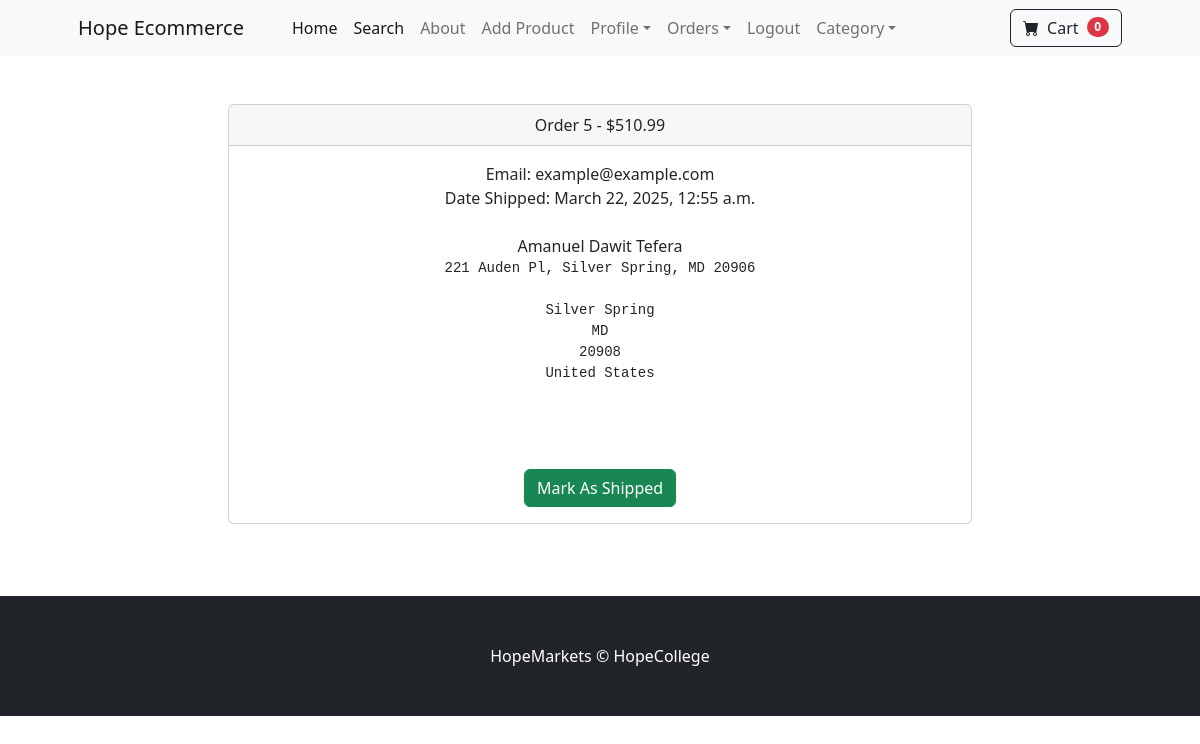
The app's page /payment/orders/5 (signed in), older data.
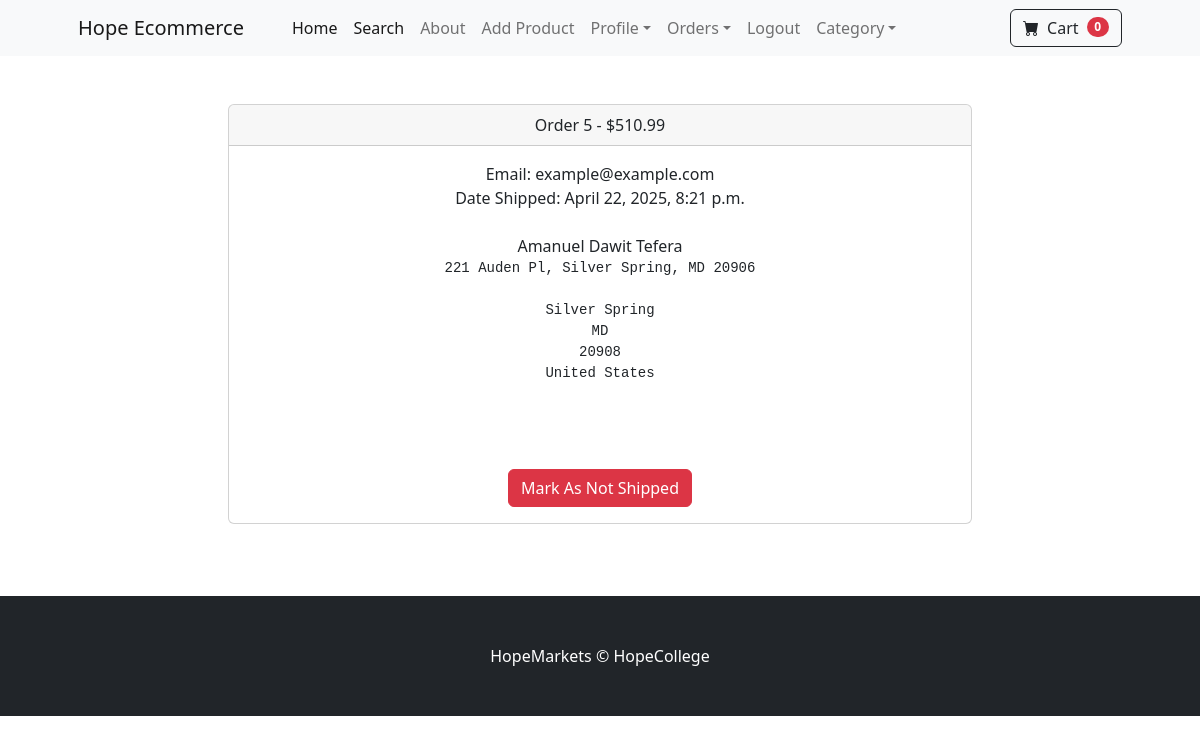
The same page, newer data.
### payment/models.py (models this page shows, shortened)
class Order(models.Model):
	user = models.ForeignKey(User, on_delete= models.CASCADE, null=True, blank=True)
	full_name = models.CharField(max_length=300)
	email = models.EmailField(max_length=300)
	shipping_address = models.TextField()
	amount_paid = models.DecimalField(max_digits=7, decimal_places=2)
	date_order = models.DateTimeField(auto_now_add=True)
	shipped = models.BooleanField(default=False)
	date_shipped = models.DateTimeField(blank=True, null=True)

### payment/views.py (the view, shortened to what this page needs)
# urls.py: path('orders/<int:pk>', views.orders, name='orders'),
def orders(request, pk):
    if request.user.is_authenticated and request.user.is_superuser:
        order = Order.objects.get(id=pk)
        items = OrderItem.objects.filter(Order=order)
        return render(request, 'payment/orders.html', {"order": order, "items": items})

### cart/cart.py (called while the page is built)
    def __len__(self):
    	return len(self.cart)

### cart/context_processors.py (called while the page is built)
def cart(request):
	return {'cart': Cart(request)}

### payment/templates/payment/orders.html (shortened to what this page needs)
{% extends 'base.html' %}
{% block content %}
        <div class="container">
        	<div class="row">
        		<center>
        			<div class="col-8">
        				<br/><br/>
<div class="card">
  <div class="card-header">
    Order {{ order.id}} - ${{order.amount_paid}}
  </div>
  <div class="card-body">
    Email: {{ order.email}}<br/>
    {% if order.date_shipped %}
      Date Shipped: {{ order.date_shipped}}
    {% else %}
     Date Ordered: {{ order.date_ordered}}
    {% endif %}
    <br/><br/>
    {{ order.full_name }}<br/>
    <pre>{{ order.shipping_address }}
    </pre>
    <br/><br/>
    {% if not order.shipped %}
    <form method="POST">
      <button type="Submit" class="btn btn-success">Mark As Shipped</button>
    </form>
    {% else %}
    <form method="POST">
      <button type="Submit" class="btn btn-danger">Mark As Not Shipped</button>
    </form>
    {% endif %}
  </div>
</div>
<br/>
<br/><br/>
        			</div>
        		</center>
        	</div>
        </div>
{% endblock %}

Row changes from the older to the newer data that the page shows:
changed Order "example@example.com": date_shipped "March 22, 2025, 12:55 a.m." → "April 22, 2025, 8:21 p.m."; shipped False → True (drawn)
Text that changed along with them:
text no longer shown: "Mark As Shipped"
text now shown: "Mark As Not Shipped"
